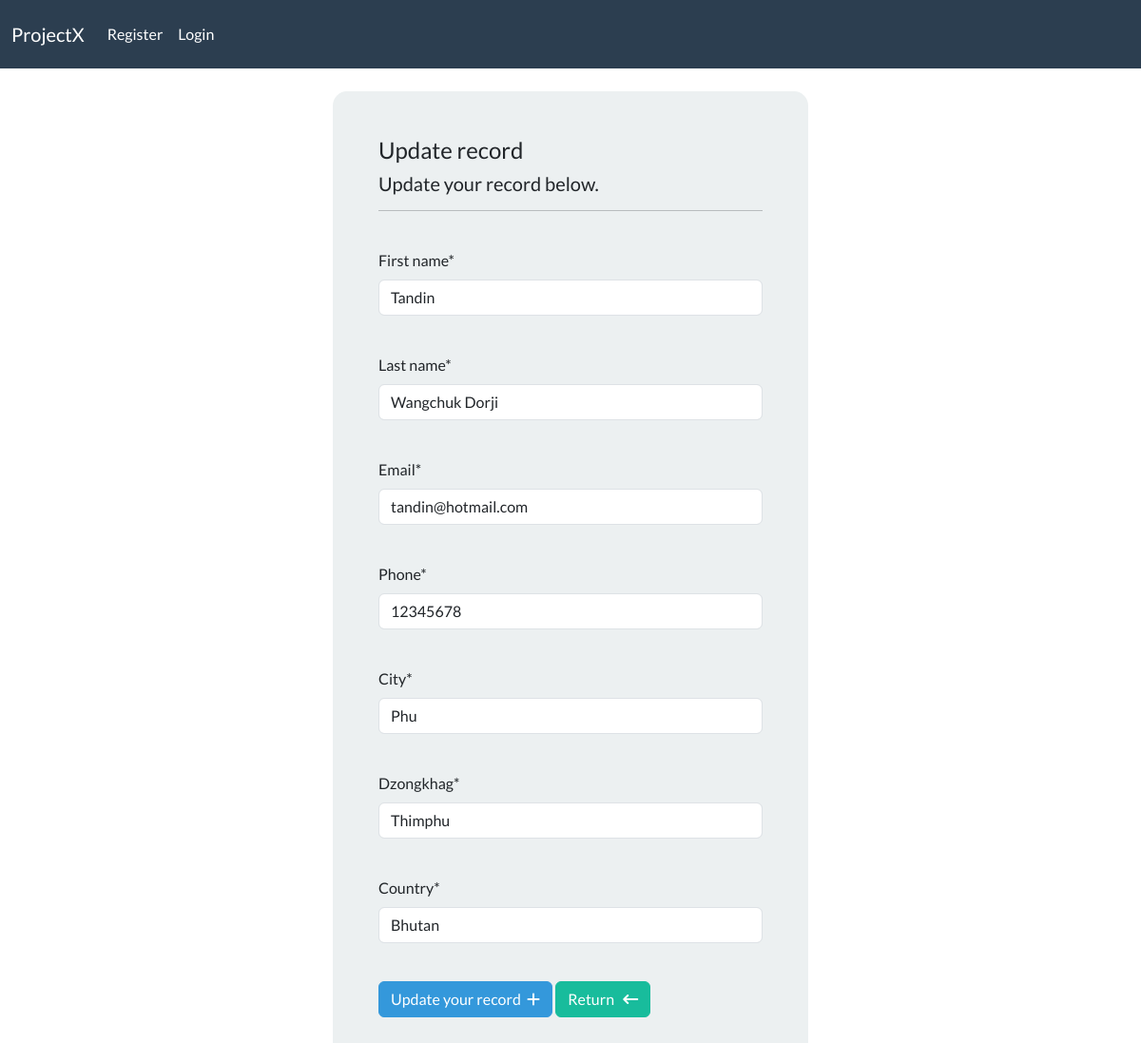
The app's page /update-record/4/ with its own data.
### webapp/models.py (models this page shows, shortened)
class Record(models.Model):
    creation_date = models.DateTimeField(auto_now_add=True)
    first_name = models.CharField(max_length=150)
    last_name = models.CharField(max_length=150)
    email = models.CharField(max_length=150)
    phone = models.CharField(max_length=150)
    address = models.CharField(max_length=150)
    city = models.CharField(max_length=150)
    dzongkhag = models.CharField(max_length=150)
    country = models.CharField(max_length=150)

### webapp/views.py (the view)
# urls.py: path('update-record/<int:pk>/',views.updateRecordView,name="update-record"),
def updateRecordView(request,pk):
    record = Record.objects.get(id=pk)
    form = UpdateRecordForm(instance=record)
    if request.method == "POST":
        form = UpdateRecordForm(data=request.POST, instance=record)
        if form.is_valid():
            form.save()
            messages.success(request,"Record updated successfully!")
            return redirect('dashboard')
    context = {'form':form}
    return render(request,'webapp/update-record.html',context=context)

### webapp/forms.py
class UpdateRecordForm(forms.ModelForm):
    class Meta():
        model = Record
        fields = ['first_name','last_name','email','phone','address','city','dzongkhag','country']

### webapp/templates/webapp/update-record.html (shortened to what this page needs)
{% extends "webapp/base.html" %}
{% load crispy_forms_tags %}
{% block content %}
<body>
    <div class="container bg-light shadow-md p-5 form-layout">
    <h4>Update record</h4>
    <h5>Update your record below. </h5>
    <hr>
    <br>
    <form method="POST" autocomplete="off">
        {{form.first_name|as_crispy_field}}
        <br>
        {{form.last_name|as_crispy_field}}
        <br>
        {{form.email|as_crispy_field}}
        <br>
        {{form.phone|as_crispy_field}}
        <br>
        {{form.city|as_crispy_field}}
        <br>
        {{form.dzongkhag|as_crispy_field}}
        <br>
        {{form.country|as_crispy_field}}
        <br>
        <button type="submit" class="btn btn-info">Update your record &nbsp;<i class="fa-solid fa-plus"></i></button>
        <a class="btn btn-success" href="{% url 'dashboard' %}">Return &nbsp; <i class="fa-solid fa-arrow-left-long"></i></a>
    </form>
</body>
{% endblock  %}

### static/css/styles.css (style rules this page uses)
.form-layout { border-radius:15px; width:500px; }

### records on screen
Record: first_name "Tandin", last_name "Wangchuk Dorji", email "tandin@hotmail.com", phone "12345678", city "Phu", dzongkhag "Thimphu", country "Bhutan"
